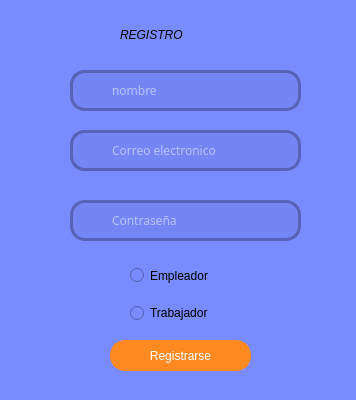
<?xml version="1.0" encoding="UTF-8"?>
<ui version="4.0">
 <class>RegistroClass</class>
 <widget class="QDialog" name="RegistroClass">
  <property name="geometry">
   <rect>
    <x>0</x>
    <y>0</y>
    <width>356</width>
    <height>400</height>
   </rect>
  </property>
  <property name="windowTitle">
   <string>Registro</string>
  </property>
  <property name="styleSheet">
   <string notr="true">border-radius:30 ;
background-color: rgb(120, 140, 255);</string>
  </property>
  <widget class="QPushButton" name="pushButtonLogin">
   <property name="geometry">
    <rect>
     <x>110</x>
     <y>340</y>
     <width>141</width>
     <height>31</height>
    </rect>
   </property>
   <property name="mouseTracking">
    <bool>true</bool>
   </property>
   <property name="layoutDirection">
    <enum>Qt::LayoutDirection::LeftToRight</enum>
   </property>
   <property name="styleSheet">
    <string notr="true">QPushButton {
    border-radius: 15px;
    color: rgb(255, 255, 255);
    font: 900 9pt &quot;Montserrat&quot;;
    background-color: rgb(255, 137, 33);
    border: 3px solid #ff8921;
    selection-background-color: rgb(186, 100, 47);
}
QPushButton:hover {
    background-color: rgb(255, 160, 70);
    border: 3px solid #ffa94d; 
}
</string>
   </property>
   <property name="text">
    <string>Registrarse</string>
   </property>
  </widget>
  <widget class="QWidget" name="widget_5" native="true">
   <property name="geometry">
    <rect>
     <x>60</x>
     <y>60</y>
     <width>261</width>
     <height>61</height>
    </rect>
   </property>
   <widget class="QLineEdit" name="lineEditEmail_3">
    <property name="geometry">
     <rect>
      <x>50</x>
      <y>10</y>
      <width>191</width>
      <height>41</height>
     </rect>
    </property>
    <property name="font">
     <font>
      <family>Montserrat</family>
      <bold>false</bold>
     </font>
    </property>
    <property name="cursor">
     <cursorShape>IBeamCursor</cursorShape>
    </property>
    <property name="autoFillBackground">
     <bool>false</bool>
    </property>
    <property name="styleSheet">
     <string notr="true">border-top-left-radius: 0px;
border-bottom-left-radius: 0px;
border-top-right-radius: 15px;
border-bottom-right-radius: 15px;
border-right-color: rgb(120, 140, 255);
border-right: 3px solid #5663b6;
border-top:3px solid #5663b6;
border-bottom:3px solid #5663b6;
background-color: rgb(115, 134, 244);
color: white;
</string>
    </property>
    <property name="text">
     <string/>
    </property>
    <property name="placeholderText">
     <string>nombre</string>
    </property>
   </widget>
   <widget class="QWidget" name="Correo_5" native="true">
    <property name="geometry">
     <rect>
      <x>10</x>
      <y>10</y>
      <width>41</width>
      <height>41</height>
     </rect>
    </property>
    <property name="sizePolicy">
     <sizepolicy hsizetype="Expanding" vsizetype="Expanding">
      <horstretch>0</horstretch>
      <verstretch>0</verstretch>
     </sizepolicy>
    </property>
    <property name="styleSheet">
     <string notr="true">border-top-left-radius: 15px;
border-bottom-left-radius: 15px;
border-top-right-radius: 0px;
border-bottom-right-radius: 0px;
border-right:none;
background-color: rgb(115, 134, 244);
border-left: 3px solid #5663b6;
border-top: 3px solid #5663b6;
border-bottom: 3px solid #5663b6;


</string>
    </property>
    <widget class="QLabel" name="Correo_6">
     <property name="geometry">
      <rect>
       <x>0</x>
       <y>0</y>
       <width>41</width>
       <height>41</height>
      </rect>
     </property>
     <property name="styleSheet">
      <string notr="true">border-top-left-radius: 15px;
border-bottom-left-radius: 15px;
border-top-right-radius: 0px;
border-bottom-right-radius: 0px;
border-right:none;
background-color: rgb(115, 134, 244);
border-left: 3px solid #5663b6;
border-top: 3px solid #5663b6;
border-bottom: 3px solid #5663b6;


</string>
     </property>
     <property name="text">
      <string/>
     </property>
     <property name="pixmap">
      <pixmap resource="../../../../Estructura_de_datos/HandyMatch/App2/HandyMatch1/HandyMatch1.qrc">:/new/prefix1/usuario.png</pixmap>
     </property>
     <property name="scaledContents">
      <bool>true</bool>
     </property>
     <property name="alignment">
      <set>Qt::AlignmentFlag::AlignBottom|Qt::AlignmentFlag::AlignHCenter</set>
     </property>
     <property name="wordWrap">
      <bool>true</bool>
     </property>
     <property name="margin">
      <number>6</number>
     </property>
     <property name="indent">
      <number>0</number>
     </property>
    </widget>
   </widget>
  </widget>
  <widget class="QRadioButton" name="radioButton_2">
   <property name="geometry">
    <rect>
     <x>130</x>
     <y>300</y>
     <width>121</width>
     <height>26</height>
    </rect>
   </property>
   <property name="styleSheet">
    <string notr="true">font: 700 9pt &quot;Montserrat&quot;;</string>
   </property>
   <property name="text">
    <string>Trabajador</string>
   </property>
  </widget>
  <widget class="QWidget" name="widget_8" native="true">
   <property name="geometry">
    <rect>
     <x>50</x>
     <y>200</y>
     <width>271</width>
     <height>51</height>
    </rect>
   </property>
   <widget class="QLineEdit" name="lineEditContrasena">
    <property name="geometry">
     <rect>
      <x>60</x>
      <y>0</y>
      <width>191</width>
      <height>41</height>
     </rect>
    </property>
    <property name="font">
     <font>
      <family>Montserrat</family>
      <bold>false</bold>
     </font>
    </property>
    <property name="cursor">
     <cursorShape>IBeamCursor</cursorShape>
    </property>
    <property name="autoFillBackground">
     <bool>false</bool>
    </property>
    <property name="styleSheet">
     <string notr="true">border-top-left-radius: 0px;
border-bottom-left-radius: 0px;
border-top-right-radius: 15px;
border-bottom-right-radius: 15px;
border-right-color: rgb(120, 140, 255);
border-right: 3px solid #5663b6;
border-top:3px solid #5663b6;
border-bottom:3px solid #5663b6;
background-color: rgb(115, 134, 244);
color: white;
</string>
    </property>
    <property name="inputMethodHints">
     <set>Qt::InputMethodHint::ImhHiddenText</set>
    </property>
    <property name="text">
     <string/>
    </property>
    <property name="placeholderText">
     <string>Contraseña</string>
    </property>
   </widget>
   <widget class="QLabel" name="Candado">
    <property name="geometry">
     <rect>
      <x>20</x>
      <y>0</y>
      <width>41</width>
      <height>41</height>
     </rect>
    </property>
    <property name="styleSheet">
     <string notr="true">border-top-left-radius: 15px;
border-bottom-left-radius: 15px;
border-top-right-radius: 0px;
border-bottom-right-radius: 0px;
border-right:none;
background-color: rgb(115, 134, 244);
border-left: 3px solid #5663b6;
border-top: 3px solid #5663b6;
border-bottom: 3px solid #5663b6;


</string>
    </property>
    <property name="text">
     <string/>
    </property>
    <property name="pixmap">
     <pixmap resource="../../../../Estructura_de_datos/HandyMatch/App2/HandyMatch1/HandyMatch1.qrc">:/new/prefix1/cerrar.png</pixmap>
    </property>
    <property name="scaledContents">
     <bool>true</bool>
    </property>
    <property name="alignment">
     <set>Qt::AlignmentFlag::AlignBottom|Qt::AlignmentFlag::AlignHCenter</set>
    </property>
    <property name="margin">
     <number>6</number>
    </property>
   </widget>
  </widget>
  <widget class="QWidget" name="widget_4" native="true">
   <property name="geometry">
    <rect>
     <x>60</x>
     <y>120</y>
     <width>261</width>
     <height>61</height>
    </rect>
   </property>
   <widget class="QLineEdit" name="lineEditEmail">
    <property name="geometry">
     <rect>
      <x>50</x>
      <y>10</y>
      <width>191</width>
      <height>41</height>
     </rect>
    </property>
    <property name="font">
     <font>
      <family>Montserrat</family>
      <bold>false</bold>
     </font>
    </property>
    <property name="cursor">
     <cursorShape>IBeamCursor</cursorShape>
    </property>
    <property name="autoFillBackground">
     <bool>false</bool>
    </property>
    <property name="styleSheet">
     <string notr="true">border-top-left-radius: 0px;
border-bottom-left-radius: 0px;
border-top-right-radius: 15px;
border-bottom-right-radius: 15px;
border-right-color: rgb(120, 140, 255);
border-right: 3px solid #5663b6;
border-top:3px solid #5663b6;
border-bottom:3px solid #5663b6;
background-color: rgb(115, 134, 244);
color: white;
</string>
    </property>
    <property name="text">
     <string/>
    </property>
    <property name="placeholderText">
     <string>Correo electronico</string>
    </property>
   </widget>
   <widget class="QWidget" name="Correo_2" native="true">
    <property name="geometry">
     <rect>
      <x>10</x>
      <y>10</y>
      <width>41</width>
      <height>41</height>
     </rect>
    </property>
    <property name="sizePolicy">
     <sizepolicy hsizetype="Expanding" vsizetype="Expanding">
      <horstretch>0</horstretch>
      <verstretch>0</verstretch>
     </sizepolicy>
    </property>
    <property name="styleSheet">
     <string notr="true">border-top-left-radius: 15px;
border-bottom-left-radius: 15px;
border-top-right-radius: 0px;
border-bottom-right-radius: 0px;
border-right:none;
background-color: rgb(115, 134, 244);
border-left: 3px solid #5663b6;
border-top: 3px solid #5663b6;
border-bottom: 3px solid #5663b6;


</string>
    </property>
    <widget class="QLabel" name="Correo">
     <property name="geometry">
      <rect>
       <x>0</x>
       <y>0</y>
       <width>41</width>
       <height>41</height>
      </rect>
     </property>
     <property name="styleSheet">
      <string notr="true">border-top-left-radius: 15px;
border-bottom-left-radius: 15px;
border-top-right-radius: 0px;
border-bottom-right-radius: 0px;
border-right:none;
background-color: rgb(115, 134, 244);
border-left: 3px solid #5663b6;
border-top: 3px solid #5663b6;
border-bottom: 3px solid #5663b6;


</string>
     </property>
     <property name="text">
      <string/>
     </property>
     <property name="pixmap">
      <pixmap resource="../../../../Estructura_de_datos/HandyMatch/App2/HandyMatch1/HandyMatch1.qrc">:/new/prefix1/sobre.png</pixmap>
     </property>
     <property name="scaledContents">
      <bool>true</bool>
     </property>
     <property name="alignment">
      <set>Qt::AlignmentFlag::AlignBottom|Qt::AlignmentFlag::AlignHCenter</set>
     </property>
     <property name="margin">
      <number>6</number>
     </property>
     <property name="indent">
      <number>0</number>
     </property>
    </widget>
   </widget>
  </widget>
  <widget class="QLabel" name="Registrarse_2">
   <property name="geometry">
    <rect>
     <x>120</x>
     <y>10</y>
     <width>181</width>
     <height>51</height>
    </rect>
   </property>
   <property name="layoutDirection">
    <enum>Qt::LayoutDirection::LeftToRight</enum>
   </property>
   <property name="styleSheet">
    <string notr="true">font: 800 italic 20pt &quot;Montserrat&quot;;
</string>
   </property>
   <property name="text">
    <string>&lt;html&gt;&lt;head/&gt;&lt;body&gt;&lt;p&gt;&lt;span style=&quot; font-style:italic;&quot;&gt;REGISTRO&lt;/span&gt;&lt;/p&gt;&lt;/body&gt;&lt;/html&gt;</string>
   </property>
  </widget>
  <widget class="QRadioButton" name="radioButton">
   <property name="geometry">
    <rect>
     <x>130</x>
     <y>260</y>
     <width>121</width>
     <height>31</height>
    </rect>
   </property>
   <property name="styleSheet">
    <string notr="true">font: 700 9pt &quot;Montserrat&quot;;</string>
   </property>
   <property name="text">
    <string>Empleador</string>
   </property>
  </widget>
 </widget>
 <layoutdefault spacing="6" margin="11"/>
 <resources>
  <include location="../../../../Estructura_de_datos/HandyMatch/App2/HandyMatch1/HandyMatch1.qrc"/>
  <include location="MainWindow.qrc"/>
 </resources>
 <connections/>
</ui>
